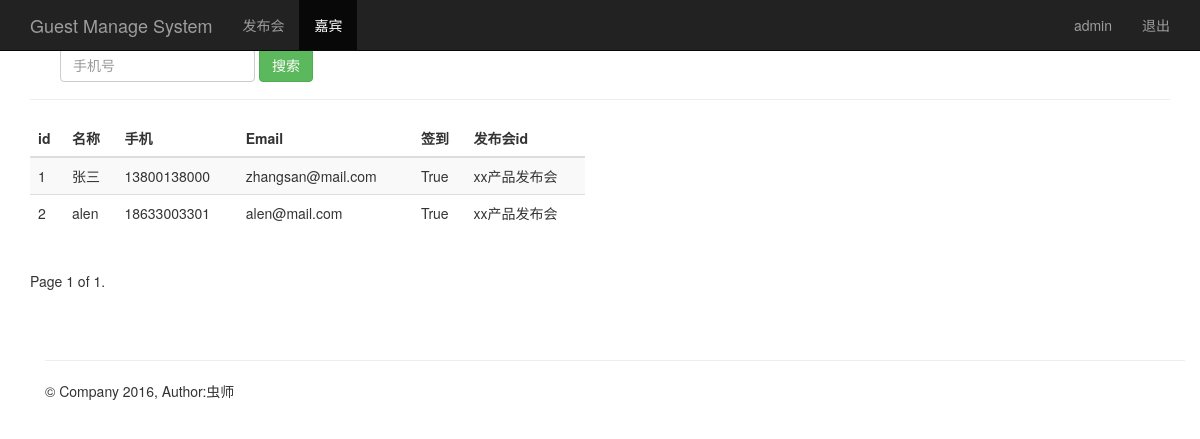
Page /guest_manage/ (signed in) on the earlier database version.
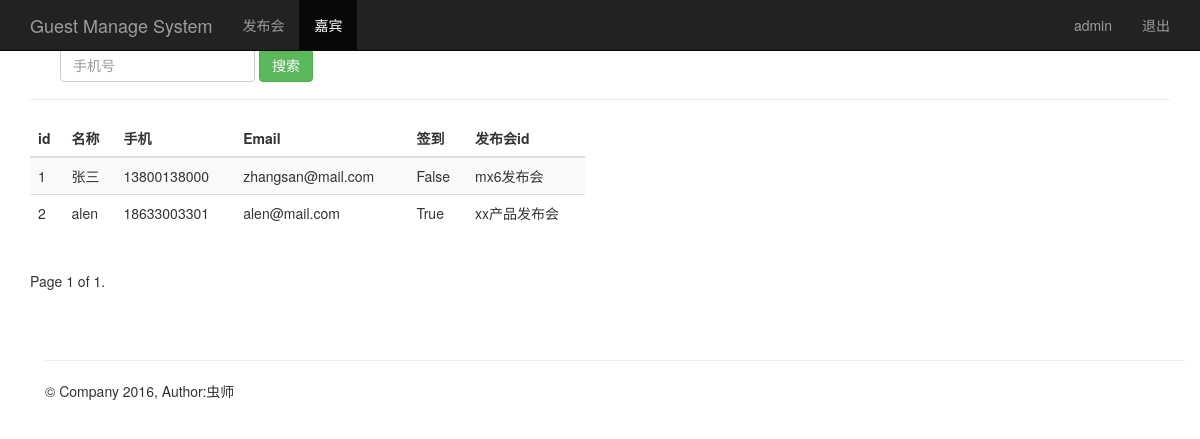
Same page on the later database version.
### sign/models.py (models this page shows, shortened)
class Guest(models.Model):
    event = models.ForeignKey(Event)            # 关联发布会id
    realname = models.CharField(max_length=64)  # 姓名
    phone = models.CharField(max_length=16)     # 手机号
    email = models.EmailField()                 # 邮箱
    sign = models.BooleanField()                # 签到状态
    create_time = models.DateTimeField(auto_now=True)  # 创建时间（自动获取当前时间）
    class Meta:
        unique_together = ('phone', 'event')

class Event(models.Model):
    name = models.CharField(max_length=100)            # 发布会标题
    limit = models.IntegerField()                      # 限制人数
    status = models.BooleanField()                     # 状态
    address = models.CharField(max_length=200)         # 地址
    start_time = models.DateTimeField('events time')   # 发布会时间
    create_time = models.DateTimeField(auto_now=True)  # 创建时间（自动获取当前时间）
    def __str__(self):
        return self.name

### sign/views.py (the view)
# urls.py: url(r'^guest_manage/$', views.guest_manage),
@login_required
def guest_manage(request):
    guest_list = Guest.objects.all()
    username = request.session.get('username', '')
    paginator = Paginator(guest_list, 10)
    page = request.GET.get('page')
    try:
        contacts = paginator.page(page)
    except PageNotAnInteger:
        contacts = paginator.page(1)
    except EmptyPage:
        contacts = paginator.page(paginator.num_pages)
    return render(request, "guest_manage.html", {"user": username, "guests": contacts})

### sign/templates/guest_manage.html (shortened to what this page needs)
{% extends "base.html" %}
{% block content %}
    <nav class="navbar navbar-inverse navbar-fixed-top">
      <div class="container">
        <div class="navbar-header">
          <a class="navbar-brand" href="/guest_manage/">Guest Manage System</a>
        </div>
        <div id="navbar" class="collapse navbar-collapse">
          <ul class="nav navbar-nav">
            <li><a href="/event_manage/">发布会</a></li>
            <li class="active"><a href="#about">嘉宾</a></li>
          </ul>
          <ul class="nav navbar-nav navbar-right">
           <li><a href="#">{{user}}</a></li>
           <li><a href="/logout/">退出</a></li>
         </ul>
        </div>
      </div>
    </nav>
    <div class="container theme-showcase" role="main">
      <div class="page-header">
        <div id="navbar" class="navbar-collapse collapse">
          <form class="navbar-form" method="get" action="/sreach_phone/">
            <div class="form-group">
              <input name="phone" type="text" placeholder="手机号" class="form-control">
            </div>
            <button type="submit" class="btn btn-success">搜索</button>
          </form>
        </div>
      </div>
      <div class="row">
        <div class="col-md-6">
          <table class="table table-striped">
            <thead>
              <tr>
                <th>id</th>
                <th>名称</th>
                <th>手机</th>
                <th>Email</th>
                <th>签到</th>
                <th>发布会id</th>
              </tr>
            </thead>
            <tbody>
              {% for guest in guests %}
                <tr>
                  <td>{{ guest.id }}</td>
                  <td>{{ guest.realname }}</td>
                  <td>{{ guest.phone }}</td>
                  <td>{{ guest.email }}</td>
                  <td>{{ guest.sign }}</td>
                  <td>{{ guest.event }}</td>
                </tr>
             {% endfor %}
            </tbody>
          </table>
        </div>
      </div>
    <div class="pagination">
      <span class="step-links">
          <span class="current">
            Page {{ guests.number }} of {{ guests.paginator.num_pages }}.
          </span>
      </span>
    </div>
{% endblock %}

Differences in the rows shown:
changed Guest "张三": sign "True" → "False"; event "xx产品发布会" → "mx6发布会"
